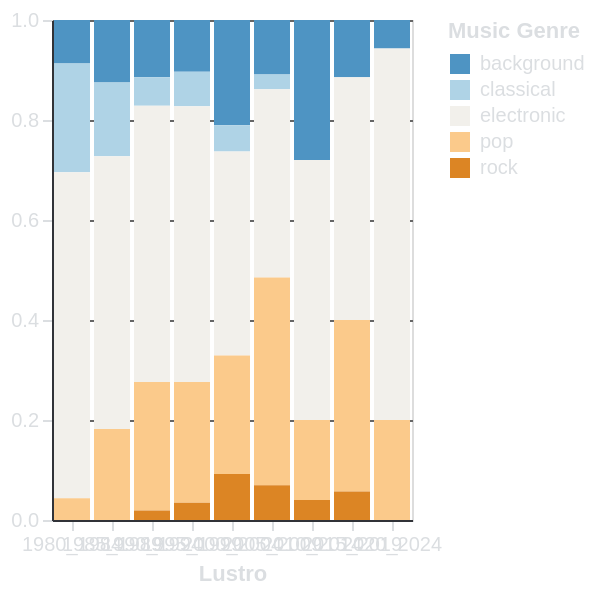

Here is the Vega-Lite specification saved for this chart:
### Vega-Lite specification from a JSON file in a GitHub repository (floating-point values rounded to 4 significant figures)
{"$schema": "https://vega.github.io/schema/vega-lite/v5.15.1.json", "config": {"axis": {"domainColor": "#313338", "gridColor": "#666666", "labelColor": "#DBDEE1", "tickColor": "#DBDEE1", "titleColor": "#DBDEE1"}, "background": "transparent", "legend": {"labelColor": "#DBDEE1", "titleColor": "#DBDEE1"}, "title": {"color": "#DBDEE1", "fontSize": 16}}, "data": {"name": "data-2aa42a3563406511c97c599cd667e0e7"}, "datasets": {"data-2aa42a3563406511c97c599cd667e0e7": [{"genre": "background", "lustrum": "1980_1984", "percentage": 0.08696}, {"genre": "background", "lustrum": "1985_1989", "percentage": 0.125}, {"genre": "background", "lustrum": "1990_1994", "percentage": 0.1143}, {"genre": "background", "lustrum": "1995_1999", "percentage": 0.1034}, {"genre": "background", "lustrum": "2000_2004", "percentage": 0.2105}, {"genre": "background", "lustrum": "2005_2009", "percentage": 0.1089}, {"genre": "background", "lustrum": "2010_2014", "percentage": 0.28}, {"genre": "background", "lustrum": "2015_2019", "percentage": 0.1143}, {"genre": "background", "lustrum": "2020_2024", "percentage": 0.05714}, {"genre": "classical", "lustrum": "1980_1984", "percentage": 0.2174}, {"genre": "classical", "lustrum": "1985_1989", "percentage": 0.1477}, {"genre": "classical", "lustrum": "1990_1994", "percentage": 0.05714}, {"genre": "classical", "lustrum": "1995_1999", "percentage": 0.06897}, {"genre": "classical", "lustrum": "2000_2004", "percentage": 0.05263}, {"genre": "classical", "lustrum": "2005_2009", "percentage": 0.0297}, {"genre": "classical", "lustrum": "2010_2014", "percentage": null}, {"genre": "classical", "lustrum": "2015_2019", "percentage": null}, {"genre": "classical", "lustrum": "2020_2024", "percentage": null}, {"genre": "electronic", "lustrum": "1980_1984", "percentage": 0.6522}, {"genre": "electronic", "lustrum": "1985_1989", "percentage": 0.5455}, {"genre": "electronic", "lustrum": "1990_1994", "percentage": 0.5524}, {"genre": "electronic", "lustrum": "1995_1999", "percentage": 0.5517}, {"genre": "electronic", "lustrum": "2000_2004", "percentage": 0.4079}, {"genre": "electronic", "lustrum": "2005_2009", "percentage": 0.3762}, {"genre": "electronic", "lustrum": "2010_2014", "percentage": 0.52}, {"genre": "electronic", "lustrum": "2015_2019", "percentage": 0.4857}, {"genre": "electronic", "lustrum": "2020_2024", "percentage": 0.7429}, {"genre": "pop", "lustrum": "1980_1984", "percentage": 0.04348}, {"genre": "pop", "lustrum": "1985_1989", "percentage": 0.1818}, {"genre": "pop", "lustrum": "1990_1994", "percentage": 0.2571}, {"genre": "pop", "lustrum": "1995_1999", "percentage": 0.2414}, {"genre": "pop", "lustrum": "2000_2004", "percentage": 0.2368}, {"genre": "pop", "lustrum": "2005_2009", "percentage": 0.4158}, {"genre": "pop", "lustrum": "2010_2014", "percentage": 0.16}, {"genre": "pop", "lustrum": "2015_2019", "percentage": 0.3429}, {"genre": "pop", "lustrum": "2020_2024", "percentage": 0.2}, {"genre": "rock", "lustrum": "1980_1984", "percentage": null}, {"genre": "rock", "lustrum": "1985_1989", "percentage": null}, {"genre": "rock", "lustrum": "1990_1994", "percentage": 0.01905}, {"genre": "rock", "lustrum": "1995_1999", "percentage": 0.03448}, {"genre": "rock", "lustrum": "2000_2004", "percentage": 0.09211}, {"genre": "rock", "lustrum": "2005_2009", "percentage": 0.06931}, {"genre": "rock", "lustrum": "2010_2014", "percentage": 0.04}, {"genre": "rock", "lustrum": "2015_2019", "percentage": 0.05714}, {"genre": "rock", "lustrum": "2020_2024", "percentage": null}]}, "encoding": {"color": {"field": "genre", "legend": {"title": "Music Genre"}, "scale": {"scheme": "blueorange", "type": "quantize"}, "type": "nominal"}, "tooltip": [{"field": "lustrum", "title": "Lustro", "type": "nominal"}, {"field": "genre", "title": "Genere Musicale", "type": "nominal"}, {"field": "percentage", "format": ".2f", "title": "Percentuale", "type": "quantitative"}], "x": {"axis": {"labelAngle": 0, "title": "Lustro"}, "field": "lustrum", "type": "nominal"}, "y": {"field": "percentage", "scale": {"domain": [0, 1]}, "title": null, "type": "quantitative"}}, "height": 250, "mark": {"type": "bar"}, "width": "container"}
